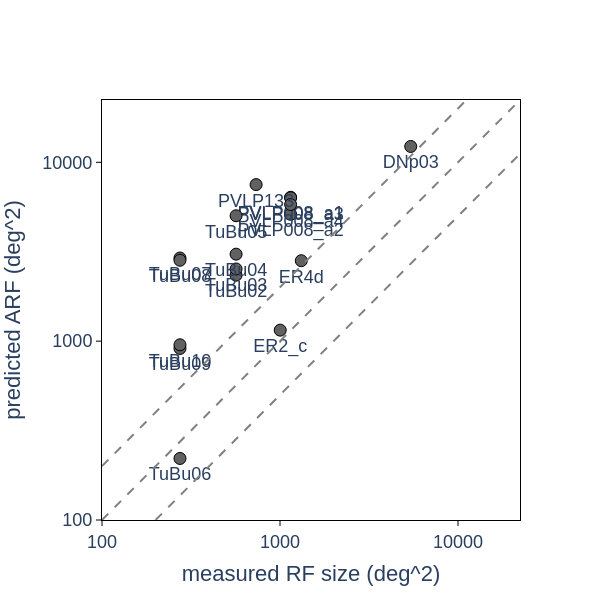

Notebook code cell kept with this figure:
### Code cell
# CB experimental RF size vs. arbor alpha-hull size — companion to Main Fig. 3e
# (which compares the measured 2D-Gaussian *ellipse* RF size to the propagated
# RF size for OL/VPN types). Here, for the literature cell types whose
# connectome region is CB:
#   x = measured RF size (deg^2; TableS2 'RF size' sheet, 'size' column)
#   y = per-type median arbor alpha-hull size (col^2) x 25 -> deg^2
#       (right-side neurons in meta_VP_CB_ahull_cumsum60.pkl, region == 'CB')
# Multi-type spreadsheet entries (comma-separated) are split and `*` wildcards
# expanded (e.g. 'PVLP008*' -> its arbor subtypes PVLP008_a1..PVLP008_c) against
# the ahull cache's cell types; each resulting type inherits its row's 'size'.
# Writes both HTML (browsable) and PDF (paper).
import numpy as np
import pandas as pd
from scipy.stats import pearsonr

from utils.polarity import _expand_wildcards

colored_region, colored_main_groups, colored_sign, _ = load_colors()

# Per-type median alpha-hull size (col^2) for CB-region neurons, right side
# (matches the right-side propagation pipeline used throughout the figures).
ahull_cb = pd.read_pickle(config.CACHE_PROC_DIR / 'meta_VP_CB_ahull_cumsum60.pkl')
ahull_cb = ahull_cb[(ahull_cb['region'] == 'CB') & ahull_cb['instance'].str.endswith('_R')]
ahull_cb_type = ahull_cb.groupby('cell_type')['ahull_size'].median()

# Split comma-separated 'RF size' entries and expand `*` wildcards against the
# ahull cache's cell types; each resulting type inherits its row's size.
exp_rf = pd.read_excel(
    config.PARAMS_DIR / 'TableS2_experimental_data.xlsx', sheet_name='RF size',
)
exp_rf = exp_rf[exp_rf['Neuron type'].notna()]
exp_split = pd.DataFrame([
    {'cell_type': ct, 'size_exp_deg': row['size']}
    for _, row in exp_rf.iterrows()
    for part in str(row['Neuron type']).split(',')
    for ct in _expand_wildcards([part.strip()], ahull_cb_type.index)
])

# Keep only CB-region types; convert ahull col^2 -> deg^2 (x 25).
cb_size = exp_split[exp_split['cell_type'].isin(ahull_cb_type.index)].copy()
cb_size['ahull_size_deg'] = cb_size['cell_type'].map(ahull_cb_type) * 25.0
cb_size = cb_size.dropna(subset=['size_exp_deg', 'ahull_size_deg'])
cb_size = cb_size[(cb_size['size_exp_deg'] > 0) & (cb_size['ahull_size_deg'] > 0)]
cb_size['region'] = 'CB'

# Scatter mirroring Main Fig. 3e: log-log, CB region color, y=x +/- 2x guides.
lo = 10 ** np.floor(np.log10(
    min(cb_size['size_exp_deg'].min(), cb_size['ahull_size_deg'].min())))
# hi = 10 ** np.ceil(np.log10(
#     max(cb_size['size_exp_deg'].max(), cb_size['ahull_size_deg'].max())))
hi = 892*25
fig_cb_ahull = plot._scatter(
    cb_size, 'size_exp_deg', 'ahull_size_deg', 'region', 'cell_type',
    colored_region, list(cb_size['cell_type'].unique()),
    height=600, width=600, size=12,
)
plot._add_2x_guide_lines(fig_cb_ahull, lo, hi)
fig_cb_ahull.update_layout(
    xaxis_title='measured RF size (deg^2)',
    yaxis_title='predicted ARF (deg^2)',
    xaxis_title_standoff=0, yaxis_title_standoff=2,
)
# Ticks only at powers of 10 (no intermediate ticks).
decade_ticks = [10 ** k for k in range(round(np.log10(lo)), round(np.log10(hi)) + 1)]
fig_cb_ahull.update_xaxes(type='log', tickmode='array', tickvals=decade_ticks,
                          tickformat='d', range=[np.log10(lo), np.log10(hi)])
fig_cb_ahull.update_yaxes(type='log', tickmode='array', tickvals=decade_ticks,
                          tickformat='d', range=[np.log10(lo), np.log10(hi)])

# Pearson correlation: linear (as in Main Fig. 3e) and log10 (for the log-log fit).
r_lin, p_lin = pearsonr(cb_size['size_exp_deg'], cb_size['ahull_size_deg'])
r_log, p_log = pearsonr(np.log10(cb_size['size_exp_deg']), np.log10(cb_size['ahull_size_deg']))

# HTML (browsable, written regardless of kaleido availability).
stem = f'{config.FIG_DATASET}_exp_size_ahull_comp_cb'
for out_dir in (config.FIG_DIR / 'exp_comparison', config.HTML_FIG_DIR):
    out_dir.mkdir(parents=True, exist_ok=True)
    fig_cb_ahull.write_html(out_dir / f'{stem}.html')

print(f'CB exp-size vs ahull: {len(cb_size)} points, {cb_size["cell_type"].nunique()} CB types')
print(f'Pearson r (linear): {r_lin:.3f} (p={p_lin:.2e}, n={len(cb_size)})')
print(f'Pearson r (log10):  {r_log:.3f} (p={p_log:.2e}, n={len(cb_size)})')
print(cb_size[['cell_type', 'size_exp_deg', 'ahull_size_deg']]
      .sort_values('size_exp_deg').to_string(index=False))
fig_cb_ahull.show()

# PDF (paper export; requires a working kaleido/image backend).
plot._save(fig_cb_ahull, config.FIG_DIR / 'exp_comparison', f'{stem}.pdf')
print('wrote', f'{stem}.html + .pdf', 'to', config.FIG_DIR / 'exp_comparison',
      '(+ html in', config.HTML_FIG_DIR, ')')

### Figure 1 — Plotly figure (JSON) as saved in the notebook; plotly's stock layout.template omitted (floating-point values rounded to 4 significant figures)
{"data": [{"marker": {"color": ["#616161", "#616161", "#616161", "#616161", "#616161", "#616161", "#616161", "#616161", "#616161", "#616161", "#616161", "#616161", "#616161", "#616161", "#616161", "#616161", "#616161"], "opacity": 0.4, "size": 12, "symbol": "circle"}, "mode": "markers", "text": ["PVLP008_a1", "PVLP008_a2", "PVLP008_a3", "PVLP008_a4", "PVLP133", "TuBu02", "TuBu03", "TuBu04", "TuBu05", "TuBu06", "TuBu07", "TuBu08", "TuBu09", "TuBu10", "ER2_c", "ER4d", "DNp03"], "type": "scatter", "x": [1147.0, 1147.0, 1147.0, 1147.0, 734.2, 566.5, 566.5, 566.5, 566.5, 274.2, 274.2, 274.2, 274.2, 274.2, 1003.0, 1317.0, 5425.0], "y": [6373.0, 5117.0, 6325.0, 5808.0, 7504.0, 2337.0, 2533.0, 3065.0, 5025.0, 220.8, 2917.0, 2833.0, 910.4, 954.2, 1152.0, 2817.0, 12260.0]}, {"marker": {"color": ["#616161"], "line": {"color": "black", "width": 1}, "opacity": 1, "size": 12, "symbol": "circle"}, "mode": "markers+text", "text": ["PVLP008_a1"], "textposition": "bottom center", "type": "scatter", "x": [1147.0], "y": [6373.0]}, {"marker": {"color": ["#616161"], "line": {"color": "black", "width": 1}, "opacity": 1, "size": 12, "symbol": "circle"}, "mode": "markers+text", "text": ["PVLP008_a2"], "textposition": "bottom center", "type": "scatter", "x": [1147.0], "y": [5117.0]}, {"marker": {"color": ["#616161"], "line": {"color": "black", "width": 1}, "opacity": 1, "size": 12, "symbol": "circle"}, "mode": "markers+text", "text": ["PVLP008_a3"], "textposition": "bottom center", "type": "scatter", "x": [1147.0], "y": [6325.0]}, {"marker": {"color": ["#616161"], "line": {"color": "black", "width": 1}, "opacity": 1, "size": 12, "symbol": "circle"}, "mode": "markers+text", "text": ["PVLP008_a4"], "textposition": "bottom center", "type": "scatter", "x": [1147.0], "y": [5808.0]}, {"marker": {"color": ["#616161"], "line": {"color": "black", "width": 1}, "opacity": 1, "size": 12, "symbol": "circle"}, "mode": "markers+text", "text": ["PVLP133"], "textposition": "bottom center", "type": "scatter", "x": [734.2], "y": [7504.0]}, {"marker": {"color": ["#616161"], "line": {"color": "black", "width": 1}, "opacity": 1, "size": 12, "symbol": "circle"}, "mode": "markers+text", "text": ["TuBu02"], "textposition": "bottom center", "type": "scatter", "x": [566.5], "y": [2337.0]}, {"marker": {"color": ["#616161"], "line": {"color": "black", "width": 1}, "opacity": 1, "size": 12, "symbol": "circle"}, "mode": "markers+text", "text": ["TuBu03"], "textposition": "bottom center", "type": "scatter", "x": [566.5], "y": [2533.0]}, {"marker": {"color": ["#616161"], "line": {"color": "black", "width": 1}, "opacity": 1, "size": 12, "symbol": "circle"}, "mode": "markers+text", "text": ["TuBu04"], "textposition": "bottom center", "type": "scatter", "x": [566.5], "y": [3065.0]}, {"marker": {"color": ["#616161"], "line": {"color": "black", "width": 1}, "opacity": 1, "size": 12, "symbol": "circle"}, "mode": "markers+text", "text": ["TuBu05"], "textposition": "bottom center", "type": "scatter", "x": [566.5], "y": [5025.0]}, {"marker": {"color": ["#616161"], "line": {"color": "black", "width": 1}, "opacity": 1, "size": 12, "symbol": "circle"}, "mode": "markers+text", "text": ["TuBu06"], "textposition": "bottom center", "type": "scatter", "x": [274.2], "y": [220.8]}, {"marker": {"color": ["#616161"], "line": {"color": "black", "width": 1}, "opacity": 1, "size": 12, "symbol": "circle"}, "mode": "markers+text", "text": ["TuBu07"], "textposition": "bottom center", "type": "scatter", "x": [274.2], "y": [2917.0]}, {"marker": {"color": ["#616161"], "line": {"color": "black", "width": 1}, "opacity": 1, "size": 12, "symbol": "circle"}, "mode": "markers+text", "text": ["TuBu08"], "textposition": "bottom center", "type": "scatter", "x": [274.2], "y": [2833.0]}, {"marker": {"color": ["#616161"], "line": {"color": "black", "width": 1}, "opacity": 1, "size": 12, "symbol": "circle"}, "mode": "markers+text", "text": ["TuBu09"], "textposition": "bottom center", "type": "scatter", "x": [274.2], "y": [910.4]}, {"marker": {"color": ["#616161"], "line": {"color": "black", "width": 1}, "opacity": 1, "size": 12, "symbol": "circle"}, "mode": "markers+text", "text": ["TuBu10"], "textposition": "bottom center", "type": "scatter", "x": [274.2], "y": [954.2]}, {"marker": {"color": ["#616161"], "line": {"color": "black", "width": 1}, "opacity": 1, "size": 12, "symbol": "circle"}, "mode": "markers+text", "text": ["ER2_c"], "textposition": "bottom center", "type": "scatter", "x": [1003.0], "y": [1152.0]}, {"marker": {"color": ["#616161"], "line": {"color": "black", "width": 1}, "opacity": 1, "size": 12, "symbol": "circle"}, "mode": "markers+text", "text": ["ER4d"], "textposition": "bottom center", "type": "scatter", "x": [1317.0], "y": [2817.0]}, {"marker": {"color": ["#616161"], "line": {"color": "black", "width": 1}, "opacity": 1, "size": 12, "symbol": "circle"}, "mode": "markers+text", "text": ["DNp03"], "textposition": "bottom center", "type": "scatter", "x": [5425.0], "y": [12260.0]}, {"hoverinfo": "skip", "line": {"color": "gray", "dash": "dash", "width": 2}, "mode": "lines", "showlegend": false, "type": "scatter", "x": [100, 22300], "y": [100, 22300]}, {"hoverinfo": "skip", "line": {"color": "gray", "dash": "dash", "width": 2}, "mode": "lines", "showlegend": false, "type": "scatter", "x": [100, 11150], "y": [200, 22300]}, {"hoverinfo": "skip", "line": {"color": "gray", "dash": "dash", "width": 2}, "mode": "lines", "showlegend": false, "type": "scatter", "x": [200, 22300], "y": [100, 11150]}], "layout": {"font": {"family": "arial", "size": 18}, "height": 600, "paper_bgcolor": "white", "plot_bgcolor": "white", "showlegend": false, "width": 600, "xaxis": {"linecolor": "black", "linewidth": 1, "mirror": true, "range": [2, 4.348], "showline": true, "tickcolor": "black", "tickformat": "d", "ticklen": 5, "tickmode": "array", "ticks": "outside", "tickvals": [100, 1000, 10000], "title": {"text": "measured RF size (deg^2)"}, "type": "log"}, "yaxis": {"linecolor": "black", "linewidth": 1, "mirror": true, "range": [2, 4.348], "showline": true, "tickcolor": "black", "tickformat": "d", "ticklen": 5, "tickmode": "array", "ticks": "outside", "tickvals": [100, 1000, 10000], "title": {"text": "predicted ARF (deg^2)"}, "type": "log"}}}
